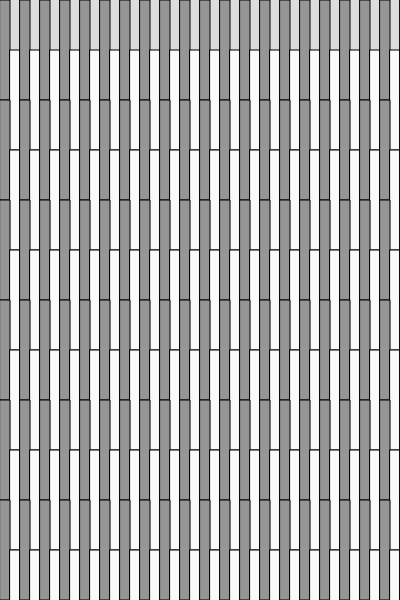
Frame 1 (no input)
Frame 60 (no input): identical to frame 1, image omitted
Frame 120 (the mouse pressed at the canvas centre since frame 60): identical to frame 1, image omitted

The p5.js sketch that drew this single still picture (run headless with seeded random() and noise() and a simulated clock; from frame 60 on, the mouse is pressed at the canvas centre):

// p5.js sketch
// ── sketch.js
function setup() {
  createCanvas(400, 600);
}

function draw() {
  background(220);
  for (i = 0; i < height; i+=100) {
    for (a = 0; a < width; a++) {
      if (a % 2 == 0) {
        fill(150)
        rect(a * 10, i, 10, 100)
      } else if (a % 2 == 1) {
        fill(250)
        rect(a * 10, 50+i, 10, 100)
      }
    }
  }
}
